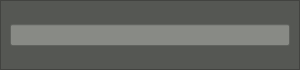
<?xml version="1.0" encoding="UTF-8"?>
<ui version="4.0">
 <class>SearchForm</class>
 <widget class="QWidget" name="SearchForm">
  <property name="geometry">
   <rect>
    <x>0</x>
    <y>0</y>
    <width>300</width>
    <height>70</height>
   </rect>
  </property>
  <property name="minimumSize">
   <size>
    <width>300</width>
    <height>70</height>
   </size>
  </property>
  <property name="windowTitle">
   <string>Form</string>
  </property>
  <layout class="QVBoxLayout" name="verticalLayout">
   <property name="spacing">
    <number>0</number>
   </property>
   <property name="leftMargin">
    <number>0</number>
   </property>
   <property name="topMargin">
    <number>0</number>
   </property>
   <property name="rightMargin">
    <number>0</number>
   </property>
   <property name="bottomMargin">
    <number>0</number>
   </property>
   <item>
    <widget class="QFrame" name="frame">
     <property name="styleSheet">
      <string notr="true">#frame{background-color: rgb(85, 87, 83);}

</string>
     </property>
     <property name="frameShape">
      <enum>QFrame::StyledPanel</enum>
     </property>
     <property name="frameShadow">
      <enum>QFrame::Raised</enum>
     </property>
     <layout class="QHBoxLayout" name="horizontalLayout">
      <item>
       <widget class="QtMaterialTextField" name="lineEdit">
        <property name="styleSheet">
         <string notr="true">#lineEdit{background-color: rgb(136, 138, 133);}
</string>
        </property>
       </widget>
      </item>
     </layout>
    </widget>
   </item>
  </layout>
 </widget>
 <customwidgets>
  <customwidget>
   <class>QtMaterialTextField</class>
   <extends>QLineEdit</extends>
   <header location="global">qtmaterialtextfield.h</header>
  </customwidget>
 </customwidgets>
 <resources/>
 <connections/>
</ui>
